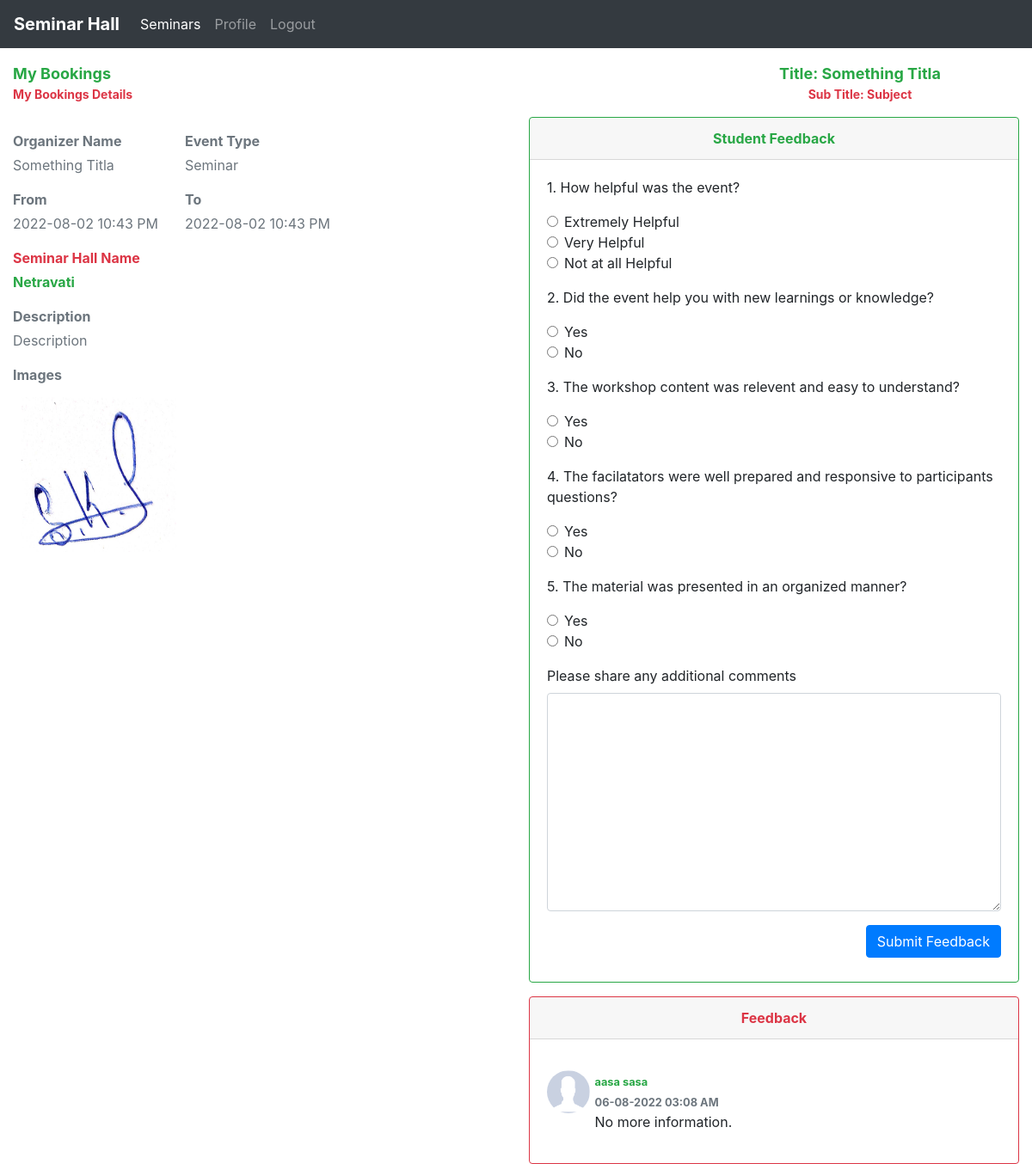
The page /students/feedback.php?id=9 (signed in) on the database its author committed.
### tables this page shows
CREATE TABLE IF NOT EXISTS `bookings` (
  `id` int(11) NOT NULL AUTO_INCREMENT,
  `deptId` int(11) NOT NULL,
  `seminar_hall_id` int(11) NOT NULL,
  `title` varchar(100) NOT NULL,
  `subTitle` varchar(100) NOT NULL,
  `organizerName` varchar(100) NOT NULL,
  `from_date` datetime NOT NULL,
  `to_date` datetime NOT NULL,
  `guests` text,
  `description` text NOT NULL,
  `status` varchar(30) NOT NULL DEFAULT 'Pending',
  `images` text,
  `cancellation_reason` text,
  `accessories` text,
  `event_type` varchar(100) NOT NULL,
  `sem` varchar(30) NOT NULL,
  UNIQUE KEY `id_2` (`id`),
  KEY `deptId` (`deptId`)
);

CREATE TABLE IF NOT EXISTS `seminar_halls` (
  `id` int(11) NOT NULL AUTO_INCREMENT,
  `hall_name` varchar(100) NOT NULL,
  `hall_description` text NOT NULL,
  PRIMARY KEY (`id`)
);

CREATE TABLE IF NOT EXISTS `feedback` (
  `booking_id` int(11) NOT NULL,
  `feedback` text NOT NULL,
  `student_id` varchar(11) NOT NULL,
  `updated_value` timestamp NOT NULL DEFAULT CURRENT_TIMESTAMP,
  `1st` varchar(30) NOT NULL,
  `2nd` varchar(30) NOT NULL,
  `3rd` varchar(30) NOT NULL,
  `4th` varchar(30) NOT NULL,
  `5th` varchar(30) NOT NULL
);

CREATE TABLE IF NOT EXISTS `students_list` (
  `id` int(11) NOT NULL AUTO_INCREMENT,
  `roll_no` varchar(100) NOT NULL,
  `student_name` varchar(100) NOT NULL,
  `student_email` varchar(100) NOT NULL,
  `deptId` varchar(100) NOT NULL,
  `sem` int(11) NOT NULL,
  `password` varchar(100) NOT NULL DEFAULT '12345',
  `mobile_number` double DEFAULT NULL,
  PRIMARY KEY (`id`)
);

### students/feedback.php (the view, shortened to what this page needs)
<?php
include('./students_header.php');
include('../db/dbcon.php');
$result = mysqli_query($con, "SELECT * FROM `bookings` b, `seminar_halls` s
WHERE b.seminar_hall_id = s.id AND b.id = $_GET[id]") or die(mysqli_error($con));
$row = mysqli_fetch_array($result);
$images = explode(',', $row[11]);
$rollNo = $_SESSION['userData'][1];
$feedback_query = "SELECT * FROM `feedback` f, `bookings` b, `students_list` s
WHERE f.booking_id = b.id and f.student_id = s.roll_no and f.booking_id = $_GET[id] and f.student_id='$rollNo'";
$feedback_result = mysqli_query($con, $feedback_query);
$feedback_count = mysqli_num_rows($feedback_result);
?>
<!DOCTYPE html>
<html lang="en">
<head>
</head>
<body>
    <div class="container-fluid">
        <div class="row mt-3">
            <div class="col-md-8">
                <p class="page-title font-weight-bold text-success m-0">My Bookings</p>
                <p class="page-subTitle text-danger font-weight-bold">My Bookings Details</p>
            </div>
            <div class="col-md-4 text-center">
                <p class="page-title font-weight-bold text-success m-0">Title: <?php echo $row[3]; ?></p>
                <p title="<?php echo $row[4]; ?>" class="page-subTitle text-truncate text-danger font-weight-bold">Sub Title: <?php echo $row[4]; ?></p>
            </div>
        </div>
        <div class="row">
            <div class="col-md-6">
                <div class="row mt-3">
                    <div class="col-md-4">
                        <p class="text-title mb-1 font-weight-bold text-secondary">Organizer Name</p>
                        <p class="text-muted m-0"><?php echo $row[3]; ?></p>
                    </div>
                    <div class="col-md-4">
                        <p class="text-title mb-1 font-weight-bold text-secondary">Event Type</p>
                        <p class="text-muted m-0"><?php echo $row[14]; ?></p>
                    </div>
                    <div class="col-md-4">
                    </div>
                </div>
                <div class="row mt-3">
                    <div class="col-md-4">
                        <p class="text-title mb-1 font-weight-bold text-secondary">From</p>
                        <p class="text-muted m-0"><?php echo date_format(date_create($row[6]), "Y-m-d h:i A"); ?></p>
                    </div>
                    <div class="col-md-4">
                        <p class="text-title mb-1 font-weight-bold text-secondary">To</p>
                        <p class="text-muted m-0"><?php echo date_format(date_create($row[7]), "Y-m-d h:i A"); ?></p>
                    </div>
                </div>
                <div class="row mt-3">
                    <div class="col-md-4">
                        <p class="text-title mb-1 font-weight-bold text-danger">Seminar Hall Name</p>
                        <p class="m-0 text-success font-weight-bold"><?php echo $row[17]; ?></p>
                    </div>
                </div>
                <div class="row mt-3">
                    <div class="col-md-12">
                        <p class="text-title mb-1 font-weight-bold text-secondary">Description</p>
                        <p class="text-muted m-0"><?php echo $row[9]; ?></p>
                    </div>
                </div>
                <?php
                if ($row[11]) {
                ?>
                    <div class="row mt-3">
                        <div class="col-md-12">
                            <p class="text-title mb-1 font-weight-bold text-secondary">Images</p>
                            <div class="image-thumbnails">
                                <?php
                                for ($i = 0; $i < count($images); $i++) {
                                    if (explode('.', $images[$i])[1] !== 'pdf') {
                                ?>
                                        <img class="uploaded-images" src="./../<?php echo $images[$i]; ?>" alt="" />
                                <?php
                                    }
                                }
                                ?>
                            </div>
                        </div>
                    </div>
                <?php
                }
                ?>
            </div>
            <div class="col-md-6">
                <?php
                if ($row[10] !== "cancelled") {
                ?>
                    <div class="card border-success">
                        <div class="card-header text-success font-weight-bold text-center">Student Feedback</div>
                        <div class="card-body">
                            <form action="" method="post">
                                <div class="question1">
                                    <p>1. How helpful was the event?</p>
                                    <div class="form-check">
                                        <input class="form-check-input" type="radio" name="question1" id="extreme" value="Extremely Helpful">
                                        <label class="form-check-label" for="extreme">
                                            Extremely Helpful
                                        </label>
                                    </div>
                                    <div class="form-check">
                                        <input class="form-check-input" type="radio" name="question1" id="very" value="Very Helpful">
                                        <label class="form-check-label" for="very">
                                            Very Helpful
                                        </label>
                                    </div>
                                    <div class="form-check">
                                        <input class="form-check-input" type="radio" name="question1" id="notatall" value="Not at all Helpful">
                                        <label class="form-check-label" for="notatall">
                                            Not at all Helpful
                                        </label>
                                    </div>
                                </div>
                                <div class="question1 mt-3">
                                    <p>2. Did the event help you with new learnings or knowledge?</p>
                                    <div class="form-check">
                                        <input class="form-check-input" type="radio" name="question2" id="yes" value="Yes">
                                        <label class="form-check-label" for="yes">
                                            Yes
                                        </label>
                                    </div>
                                    <div class="form-check">
                                        <input class="form-check-input" type="radio" name="question2" id="no" value="No">
                                        <label class="form-check-label" for="no">
                                            No
                                        </label>
                                    </div>
                                </div>
                                <div class="question1 mt-3">
                                    <p>3. The workshop content was relevent and easy to understand?</p>
                                    <div class="form-check">
                                        <input class="form-check-input" type="radio" name="question3" id="yes1" value="Yes">
                                        <label class="form-check-label" for="yes1">
                                            Yes
                                        </label>
                                    </div>
                                    <div class="form-check">
                                        <input class="form-check-input" type="radio" name="question3" id="no1" value="No">
                                        <label class="form-check-label" for="no1">
                                            No
                                        </label>
                                    </div>
                                </div>
                                <div class="question1 mt-3">
                                    <p>4. The facilatators were well prepared and responsive to participants questions?</p>
                                    <div class="form-check">
                                        <input class="form-check-input" type="radio" name="question4" id="yes2" value="Yes">
                                        <label class="form-check-label" for="yes2">
                                            Yes
                                        </label>
                                    </div>
                                    <div class="form-check">
                                        <input class="form-check-input" type="radio" name="question4" id="no2" value="No">
                                        <label class="form-check-label" for="no2">
                                            No
                                        </label>
                                    </div>
                                </div>
                                <div class="question1 mt-3">
                                    <p>5. The material was presented in an organized manner?</p>
                                    <div class="form-check">
                                        <input class="form-check-input" type="radio" name="question5" id="yes3" value="Yes">
                                        <label class="form-check-label" for="yes3">
                                            Yes
                                        </label>
                                    </div>
                                    <div class="form-check">
                                        <input class="form-check-input" type="radio" name="question5" id="no2" value="No">
                                        <label class="form-check-label" for="no2">
                                            No
                                        </label>
                                    </div>
                                </div>
                                <div class="form-group mt-3">
                                    <label for="Feedback">Please share any additional comments</label>
                                    <textarea name="feedback" class="form-control" id="" cols="30" rows="10"></textarea>
                                </div>
                                <div class="text-right">
                                    <button type="submit" name="submit_feedback" class="btn btn-primary ml-3 mb-2">Submit Feedback</button>
                                </div>
                            </form>
                        </div>
                    </div>
                <?php
                }
                ?>
                <div class="card border-danger mt-3">
                    <div class="card-header text-danger font-weight-bold text-center">Feedback</div>
                    <div class="card-body">
                        <?php
                        if ($feedback_count === 0) {
                        ?>
                            <p class="text-danger">No Feedback has been added.</p>
                            <?php
                        } else {
                            while ($row = mysqli_fetch_array($feedback_result)) {
                            ?>
                                <div class="row mt-3">
                                    <div class="col-md-1">
                                        <img class="avatar" src="./../images/avatar.png" alt="Avatar" />
                                    </div>
                                    <div class="col-md-11 pl-4">
                                        <p class="m-0">
                                            <small class="font-weight-bold text-success"><?php echo $row[27] . ' ' . $row[28]; ?></small>
                                        </p>
                                        <p class="m-0">
                                            <small class="text-muted font-weight-bold">
                                                <?php echo date_format(date_create($row[3]), "d-m-Y h:i A"); ?>
                                            </small>
                                        </p>
                                        <p><?php echo $row[1]; ?></p>
                                    </div>
                                </div>
                        <?php
                            }
                        }
                        ?>
                    </div>
                </div>
            </div>
        </div>
    </div>
</body>
</html>

### css/style.css (style rules this page uses)
.page-title { font-size: 18px; }
.page-subTitle { font-size: 14px; }
.uploaded-images { width: 200px; height: 200px; padding: 10px; }

### students/feedback.php (style rules this page uses)
.avatar { width: 50px; border-radius: 50%; height: 50px; }

### rows shown on the page
bookings: title "Something Titla", subTitle "Subject", event_type "Seminar", from_date "2022-08-02 10:43 PM", to_date "2022-08-02 10:43 PM", seminar_hall.hall_name "Netravati", description "Description", images (picture)
feedback: students_list.student_name "aasa", students_list.student_email "sasa", updated_value "06-08-2022 03:08 AM", feedback "No more information."
